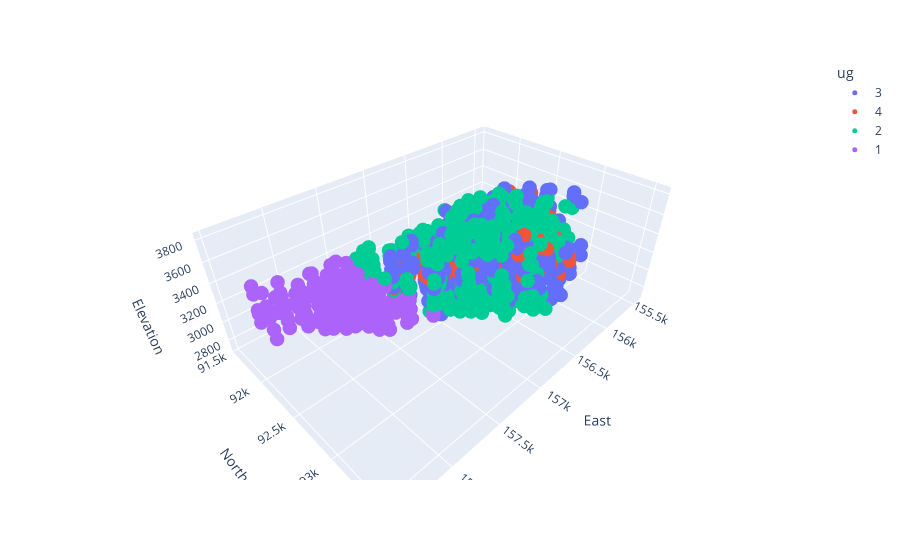

Notebook code cell kept with this figure:
### Markdown cell above
# Visualización por categoría: UG

### Code cell
DH["ug"] = DH["ug"].astype(str)
fig = px.scatter_3d(DH, x='East', y='North', z='Elevation', color='ug')
fig.update_traces(marker=dict(size=5.0))
fig.show()

### Figure 1 — Plotly figure (JSON) as saved in the notebook; plotly's stock layout.template omitted (floating-point values rounded to 4 significant figures; data arrays with more than 128 entries replaced by an {"elided": "..."} marker saying what was removed)
{"data": [{"hovertemplate": "ug=3<br>East=%{x}<br>North=%{y}<br>Elevation=%{z}<extra></extra>", "legendgroup": "3", "marker": {"color": "#636efa", "size": 5, "symbol": "circle"}, "mode": "markers", "name": "3", "scene": "scene", "showlegend": true, "type": "scatter3d", "x": {"elided": "409 float values"}, "y": {"elided": "409 float values"}, "z": {"elided": "409 float values"}}, {"hovertemplate": "ug=4<br>East=%{x}<br>North=%{y}<br>Elevation=%{z}<extra></extra>", "legendgroup": "4", "marker": {"color": "#EF553B", "size": 5, "symbol": "circle"}, "mode": "markers", "name": "4", "scene": "scene", "showlegend": true, "type": "scatter3d", "x": {"elided": "339 float values"}, "y": {"elided": "339 float values"}, "z": {"elided": "339 float values"}}, {"hovertemplate": "ug=2<br>East=%{x}<br>North=%{y}<br>Elevation=%{z}<extra></extra>", "legendgroup": "2", "marker": {"color": "#00cc96", "size": 5, "symbol": "circle"}, "mode": "markers", "name": "2", "scene": "scene", "showlegend": true, "type": "scatter3d", "x": {"elided": "294 float values"}, "y": {"elided": "294 float values"}, "z": {"elided": "294 float values"}}, {"hovertemplate": "ug=1<br>East=%{x}<br>North=%{y}<br>Elevation=%{z}<extra></extra>", "legendgroup": "1", "marker": {"color": "#ab63fa", "size": 5, "symbol": "circle"}, "mode": "markers", "name": "1", "scene": "scene", "showlegend": true, "type": "scatter3d", "x": {"elided": "233 float values"}, "y": {"elided": "233 float values"}, "z": {"elided": "233 float values"}}], "layout": {"legend": {"title": {"text": "ug"}, "tracegroupgap": 0}, "margin": {"t": 60}, "scene": {"domain": {"x": [0, 1], "y": [0, 1]}, "xaxis": {"title": {"text": "East"}}, "yaxis": {"title": {"text": "North"}}, "zaxis": {"title": {"text": "Elevation"}}}}}
